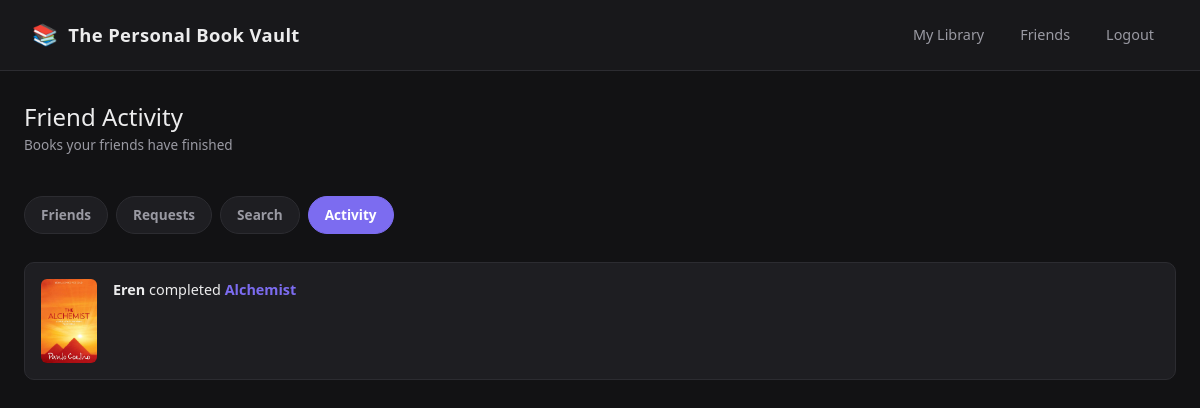
The app's page /friends/activity (signed in) with its own data.
### books/models_books.py (models this page shows)
class UserBook(db.Model):
    __tablename__='userbook'
    id=db.Column(db.Integer,primary_key=True)
    user_id=db.Column(db.Integer,db.ForeignKey('user.id'),nullable=False)
    book_id=db.Column(db.Integer,db.ForeignKey('books.book_id'),nullable=False)
    status=db.Column(db.String(200),nullable=False)
    review=db.Column(db.Text,nullable=True)
    rating=db.Column(db.Integer,nullable=True)
    added_at=db.Column(db.DateTime(timezone=True),
        default=lambda: datetime.now(timezone.utc),
        nullable=False)
    user = db.relationship(
        "User",
        back_populates="user_books"
    )
    book = db.relationship(
        "Books",
        back_populates="user_books"
    )

class Books(db.Model):
    __tablename__='books'
    book_id=db.Column(db.Integer,primary_key=True)
    author=db.Column(db.String(200),nullable=False)
    title=db.Column(db.String(200),nullable=False)
    genre=db.Column(db.String(200))
    cover_image = db.Column(db.String(255))
    user_books = db.relationship(
        "UserBook",
        back_populates="book",
        cascade="all, delete-orphan"
    )
    reading_sessions = db.relationship(
        "ReadingSession",
        back_populates="book"
    )

### auth/models_user.py (models this page shows)
class User(db.Model,UserMixin):
    __tablename__='user'
    id=db.Column(db.Integer,primary_key=True)
    username=db.Column(db.String(80),unique=True,nullable=False)
    password=db.Column(db.String(200),unique=True,nullable=False)
    email=db.Column(db.String(200),unique=True)
    user_books = db.relationship(
        "UserBook",
        back_populates="user",
        cascade="all, delete-orphan"
    )
    created_sessions = db.relationship(
        "ReadingSession",
        foreign_keys="ReadingSession.creator_id",
        back_populates="creator_user"
    )
    joined_sessions = db.relationship(
        "SessionParticipant",
        back_populates="participant_user",
        cascade="all, delete-orphan"
    )
    friendships = db.relationship(
        "Friendship",
        foreign_keys="Friendship.user_id",
        back_populates="user"
    )
    friend_of = db.relationship(
        "Friendship",
        foreign_keys="Friendship.friend_id",
        back_populates="friend"
    )

### friends/friends_routes.py (the view)
@friends_bp.route("/friends/activity", methods=["GET"])
@login_required
def activity():
    friend_ids = [u.id for u in get_friends(current_user.id)]
    entries = []
    if friend_ids:
        entries = (
            UserBook.query
            .filter(
                UserBook.user_id.in_(friend_ids),
                UserBook.status == "Completed",
            )
            .order_by(UserBook.added_at.desc())
            .limit(50)
            .all()
        )
    return render_template(
        "activity.html",
        entries=entries,
        active_tab="activity",
    )

### app.py (called while the page is built)
def create_app():
    app =Flask(__name__,template_folder='templates',static_folder='static',static_url_path='/')
    app.config['SQLALCHEMY_DATABASE_URI']='sqlite:///database.db'
    db.init_app(app)
    migrate.init_app(app,db)
    bcrypt.init_app(app)
    login_manager.init_app(app)
    app.secret_key=os.getenv('key')
    app.config['SESSION_TYPE']='sqlalchemy'
    app.config['SESSION_SQLALCHEMY']=db
    Session(app)
    @login_manager.user_loader
    def load_user(id):
        return User.query.get(id)
    app.register_blueprint(auth_bp)
    app.register_blueprint(friends_bp)
    app.register_blueprint(books_bp)
    return app

### friends/friends_routes.py (called while the page is built)
def get_friends(user_id):
    sent = Friendship.query.filter_by(user_id=user_id, status="accepted").all()
    received = Friendship.query.filter_by(friend_id=user_id, status="accepted").all()
    friends = [f.friend for f in sent] + [f.user for f in received]
    return friends

@friends_bp.context_processor
def inject_pending_count():
    if current_user.is_authenticated:
        count = Friendship.query.filter_by(
            friend_id=current_user.id, status="pending"
        ).count()
    else:
        count = 0
    return dict(pending_count=count)

### friends/templates/activity.html (shortened to what this page needs)
{% extends "base.html" %}
{% block body %}
<div class="page-container">
    <div class="dashboard-header">
        <div>
            <h1>Friend Activity</h1>
            <p class="subtitle">Books your friends have finished</p>
        </div>
    </div>
    {% include "components/friends_nav.html" %}
    {% if entries %}
        <div class="activity-feed">
            {% for entry in entries %}
                <div class="activity-item">
                    <div class="activity-cover">
                        {% if entry.book.cover_image %}
                            <img
                                src="{{ url_for('static', filename='covers/' + entry.book.cover_image) }}"
                                alt="Cover of {{ entry.book.title }}">
                        {% else %}
                            <img
                                src="{{ url_for('static', filename='covers/default_book.png') }}"
                                alt="No cover available">
                        {% endif %}
                    </div>
                    <div class="activity-body">
                        <p class="activity-heading">
                            <strong>{{ entry.user.username }}</strong> completed
                            <a href="{{ url_for('books.book_detail', book_id=entry.book.book_id) }}">{{ entry.book.title }}</a>
                        </p>
                    </div>
                </div>
            {% endfor %}
        </div>
    {% else %}
        <div class="empty-state">
            <h3>No activity yet</h3>
            <p>Once your friends finish books, they'll show up here.</p>
        </div>
    {% endif %}
</div>
{% endblock %}

### static/css/styles.css (style rules this page uses)
:root { --bg: #121214; --bg-elevated: #18181b; --surface: #1e1e22; --surface-hover: #26262b; --border: #2c2c31; --text: #ececed; --text-muted: #9a9aa3; --text-faint: #6e6e76; --accent: #7c6cf0; --accent-hover: #6a5ce0; --accent-soft: rgba(124, 108, 240, 0.15); --success: #3ecf8e; --success-soft: rgba(62, 207, 142, 0.15); --warning: #f0b429; --warning-soft: rgba(240, 180, 41, 0.15); --error: #f0546c; --error-soft: rgba(240, 84, 108, 0.15); --radius-sm: 6px; --radius: 10px; --radius-lg: 16px; --shadow: 0 8px 24px rgba(0, 0, 0, 0.35); }
* { box-sizing: border-box; }
html, body { margin: 0; padding: 0; background: var(--bg); color: var(--text); font-family: "Segoe UI", Roboto, Helvetica, Arial, sans-serif; min-height: 100vh; }
a { color: inherit; text-decoration: none; }
img { max-width: 100%; display: block; }
.page-container { max-width: 1200px; margin: 0 auto; padding: 32px 24px 64px; }
.dashboard-header { display: flex; align-items: center; justify-content: space-between; margin-bottom: 24px; gap: 16px; flex-wrap: wrap; }
.dashboard-header h1 { font-size: 1.5rem; margin: 0; }
.dashboard-header .subtitle { color: var(--text-muted); font-size: 0.85rem; margin-top: 4px; }
.activity-feed { display: flex; flex-direction: column; gap: 14px; }
.activity-item { display: flex; gap: 16px; background: var(--surface); border: 1px solid var(--border); border-radius: var(--radius); padding: 16px; }
.activity-cover { width: 56px; flex-shrink: 0; aspect-ratio: 2 / 3; border-radius: var(--radius-sm); overflow: hidden; background: var(--bg-elevated); }
.activity-cover img { width: 100%; height: 100%; object-fit: cover; }
.activity-body { flex: 1; min-width: 0; }
.activity-heading { margin: 0 0 6px; font-size: 0.9rem; }
.activity-heading a { color: var(--accent); font-weight: 600; }

### records on screen
UserBook: cover_image (picture), user.username "Eren", book "Alchemist"
